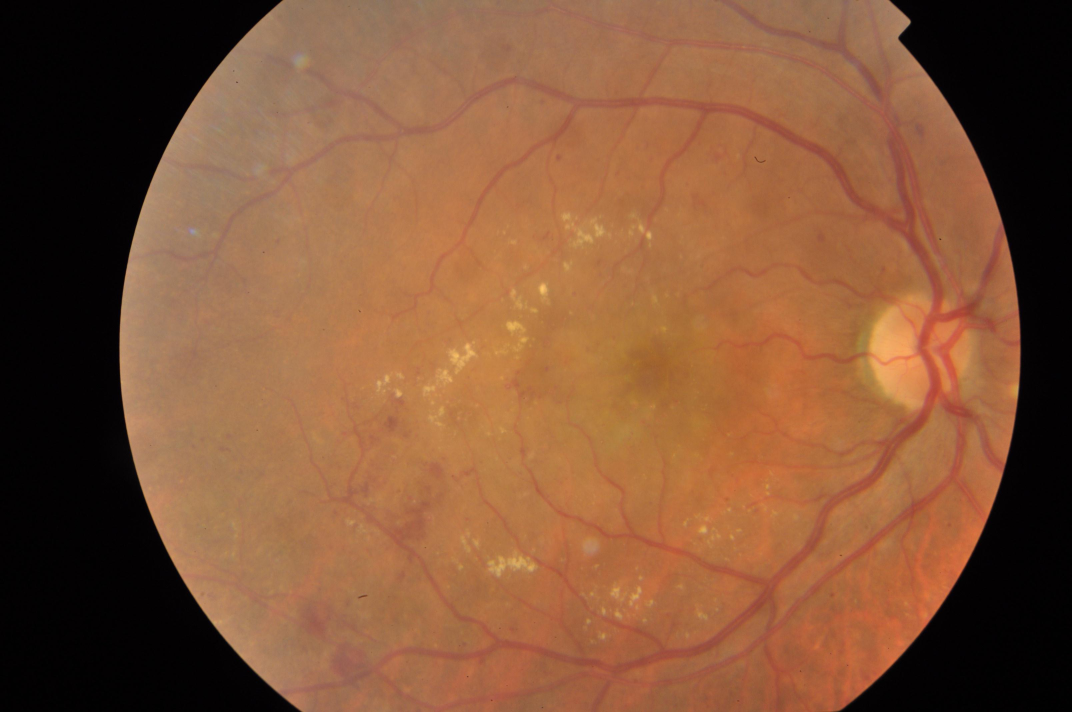
#> input picture dev/test/image_01.png, 3216 x 2136 px (shown at 1/3 size)
$ jupyter execute coarse2fine.ipynb
#> lines starting #> are read from the running program, lines starting #| are printed output that depends on the picture; after the words box and inside, x2 and y2 are one past the last pixel; in counts of white or black regions, pixels touching at a corner belong together
[cell 1]
import cv2
import matplotlib.pyplot as plt
import numpy as np

[cell 2]
img = cv2.imread("image_01.png")[:, :, ::-1]
exmask = cv2.imread("exudates_mask.png", cv2.IMREAD_GRAYSCALE)
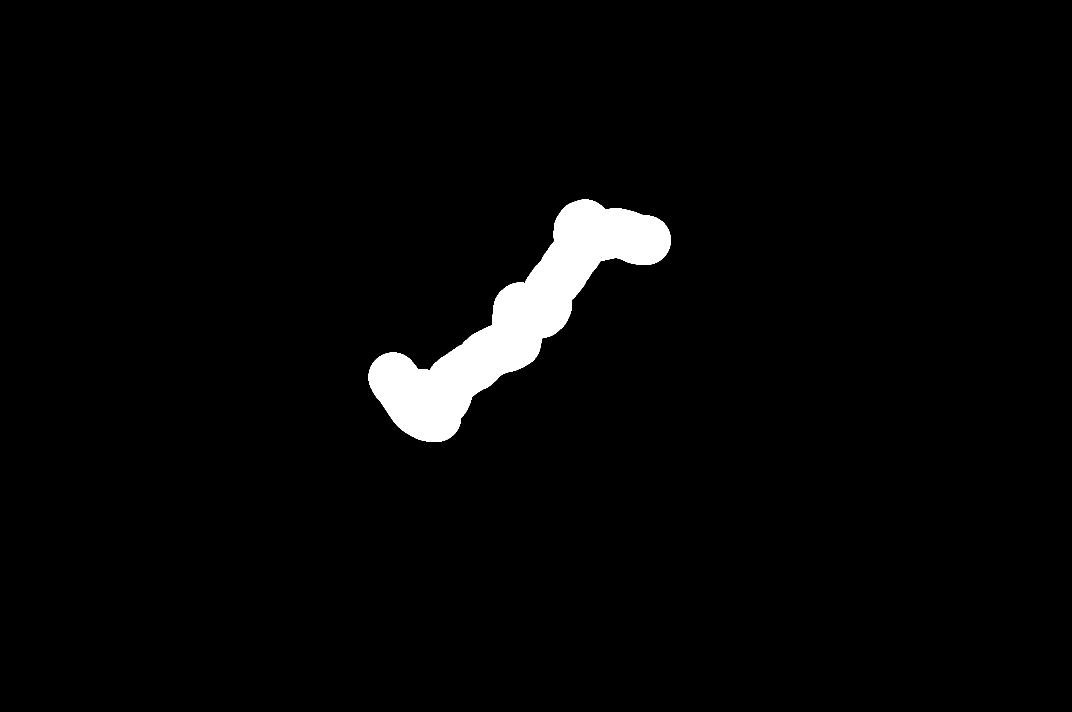
#> input picture dev/test/exudates_mask.png, 3216 x 2136 px (shown at 1/3 size)
#> exmask: shape (2136, 3216); 2.8% white; 1 white region, box (x1, y1, x2, y2) and area: (1106, 599, 2012, 1325) 191560
vesmask = cv2.imread("vessels_mask.png", cv2.IMREAD_GRAYSCALE)
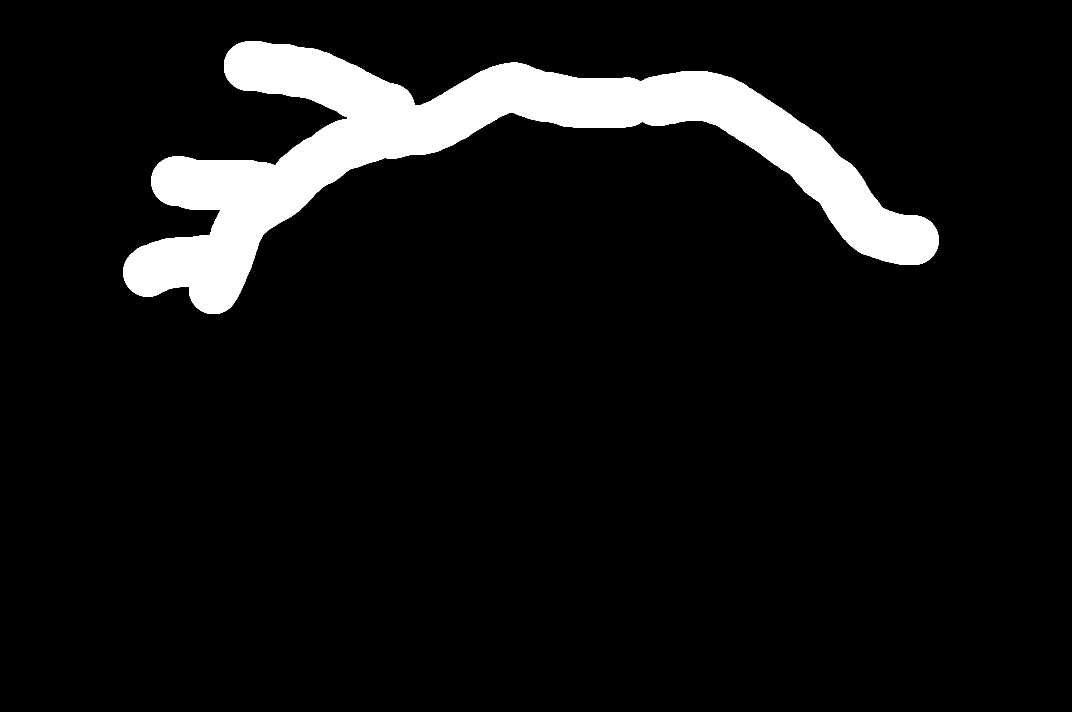
#> input picture dev/test/vessels_mask.png, 3216 x 2136 px (shown at 1/3 size)
#> vesmask: shape (2136, 3216); 7.8% white; 1 white region, box (x1, y1, x2, y2) and area: (370, 125, 2816, 942) 536363


def get_mask_bounding_box(mask):
    mask = mask > 0
    rows = np.any(mask, axis=1)
    cols = np.any(mask, axis=0)
    rmin, rmax = np.where(rows)[0][[0, -1]]
#> rmin = 599; rmax = 1324
    cmin, cmax = np.where(cols)[0][[0, -1]]
#> cmin = 1106; cmax = 2011
    return rmin, rmax, cmin, cmax

[cell 3]
from skimage.feature import canny

from skimage.filters import (
    try_all_threshold,
    threshold_multiotsu,
    threshold_isodata,
    threshold_mean,
    threshold_otsu,
    threshold_yen,
    threshold_sauvola,
    threshold_niblack,
)


test_mask = exmask

bb_ex = get_mask_bounding_box(test_mask)
#> bb_ex = (599, 1324, 1106, 2011)
roi_img = img[bb_ex[0] : bb_ex[1], bb_ex[2] : bb_ex[3]]
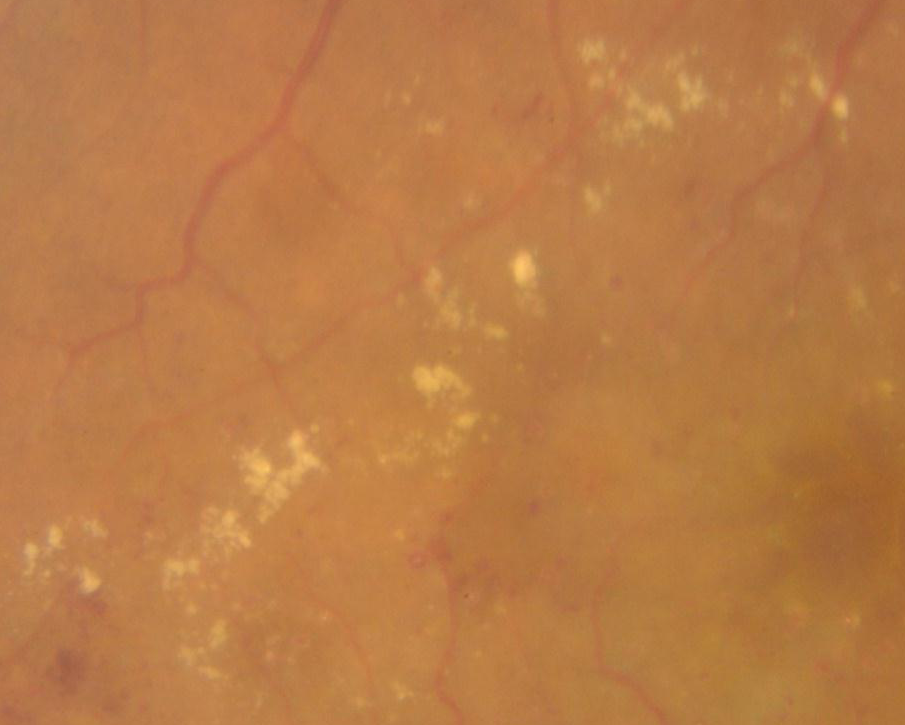
#> roi_img: shape (725, 905, 3); mean R, G, B 185.3, 123.3, 70.9
roi_mask = test_mask[bb_ex[0] : bb_ex[1], bb_ex[2] : bb_ex[3]].astype(bool)
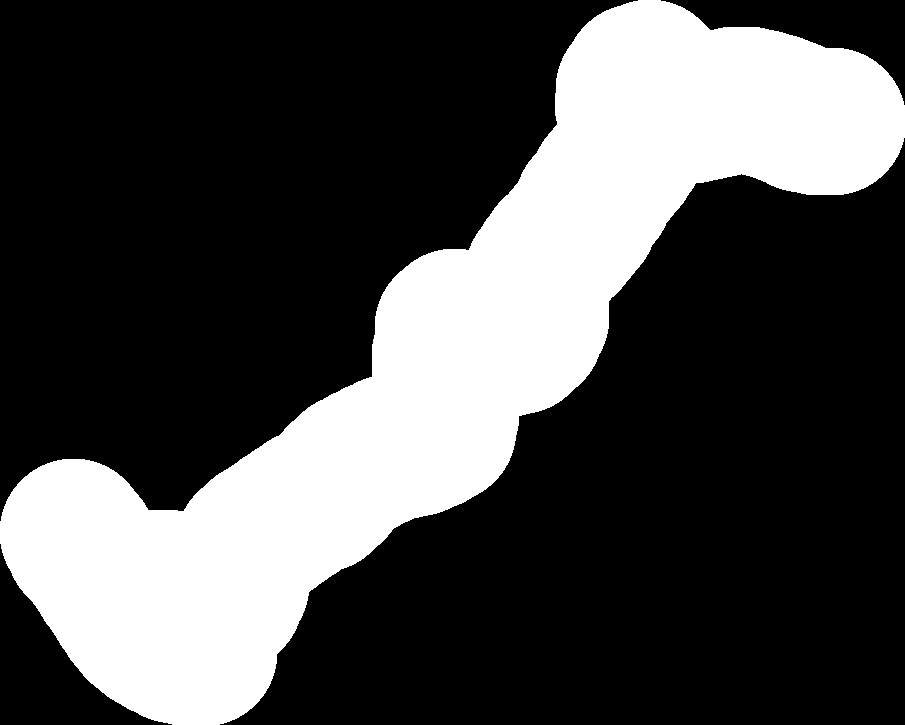
#> roi_mask: shape (725, 905) bool; 29.2% white; 1 white region, box (x1, y1, x2, y2) and area: (0, 0, 905, 725) 191499

roi_img = cv2.cvtColor(roi_img, cv2.COLOR_RGB2GRAY) / 255.0
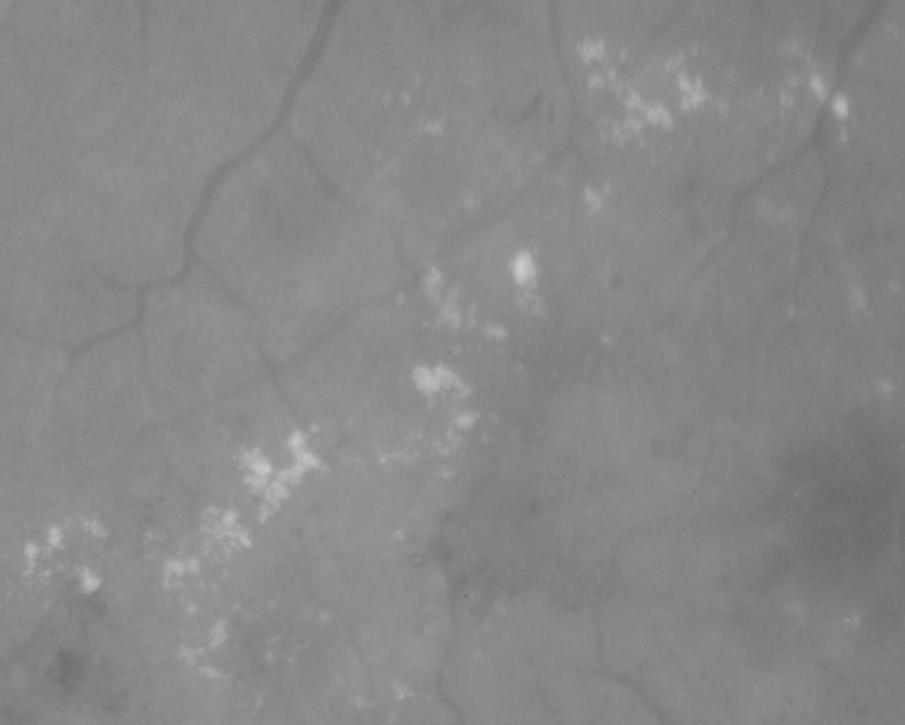
#> roi_img: shape (725, 905) float64; min 0.416, max 0.8, mean 0.533


t = threshold_otsu(roi_img[roi_mask])
#> t = 0.58
# [5 lines of commented-out code are left out]
v = roi_img[roi_mask] < t
refined_mask = np.zeros_like(roi_mask)
refined_mask[roi_mask] = v
#> refined_mask: shape (725, 905) bool; 25.1% white; 26 white regions (23 under 20 px), largest, box (x1, y1, x2, y2) and area: (0, 0, 905, 725) 164805, (631, 110, 640, 118) 44, (310, 434, 318, 440) 20
plt.imshow(refined_mask, cmap="gray")

plt.show()

[cell 4]
from skimage.segmentation import (
    morphological_geodesic_active_contour,
    morphological_chan_vese,
)

fig, axes = plt.subplots(1, 2, figsize=(24, 12))
mask = exmask > 0
test_img = cv2.resize(img, fx=0.25, fy=0.25, dsize=None).max(2).astype(np.float32)
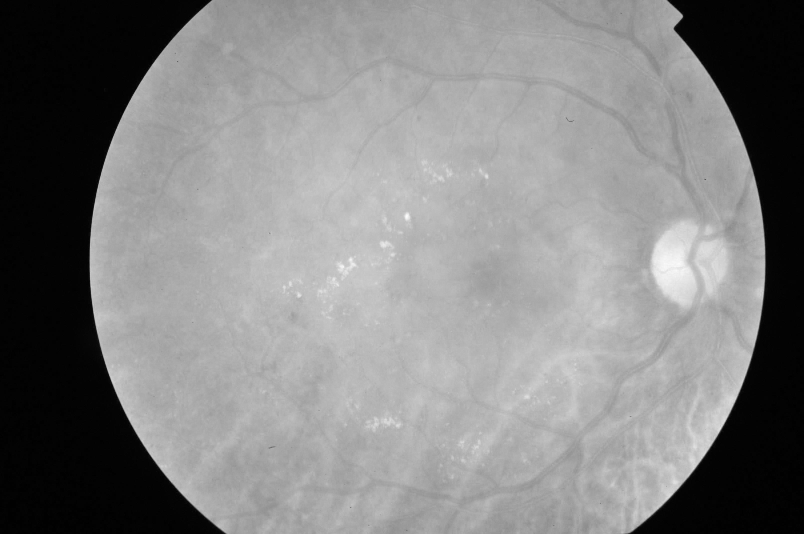
#> test_img: shape (534, 804) float32; min 0, max 252, mean 130.5
test_mask = cv2.resize(exmask, fx=0.25, fy=0.25, dsize=None).astype(np.float32)

print(test_mask.shape, test_img.shape)
#| (534, 804) (534, 804)

refined_mask = morphological_geodesic_active_contour(
    test_img, num_iter=25, init_level_set=test_mask, smoothing=5, balloon=-0.75
)
#> refined_mask: shape (534, 804) int8; values 0 (black) and 1 (white), 2.8% white; 1 white region, box (x1, y1, x2, y2) and area: (276, 150, 505, 332) 12182
axes[0].imshow(test_img, cmap="gray")
axes[0].axis("off")

axes[1].imshow(test_img, cmap="gray")
axes[1].contour(test_mask, colors="r", linewidths=0.5)
axes[1].contour(refined_mask, colors="g", linewidths=0.5)
axes[1].axis("off")

plt.show()
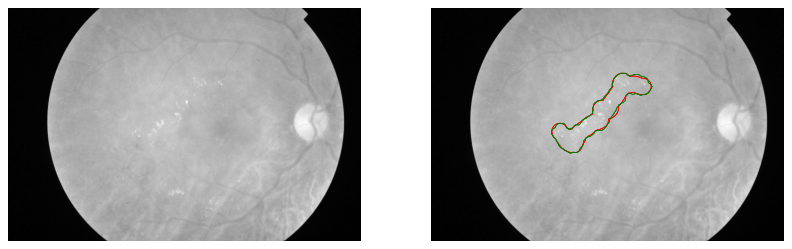
#> figure drawn by matplotlib, 2 panels
